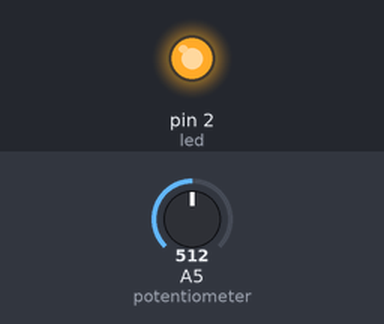
A sketch run on a simulated Arduino Uno, built with avr-gcc and run on an emulated ATmega328P. Shown: output pins drawn as LEDs (lit = HIGH). Inputs (shaded band) come from the test bench; at power-on: A5 (potentiometer) = 512.

Above: at 1.2 s.
1.3 s: A5 (potentiometer) set to 505
At 2.0 s:
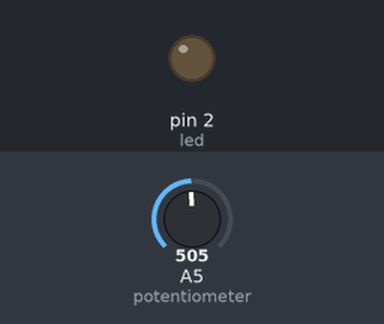
2.8 s: A5 (potentiometer) set to 522
At 3.5 s:
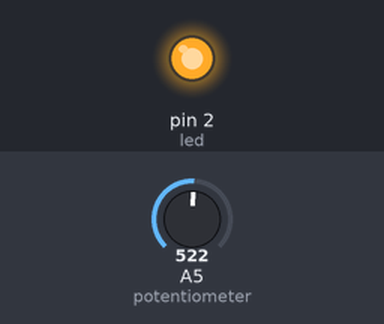
4.3 s: A5 (potentiometer) set to 511
At 5.4 s:
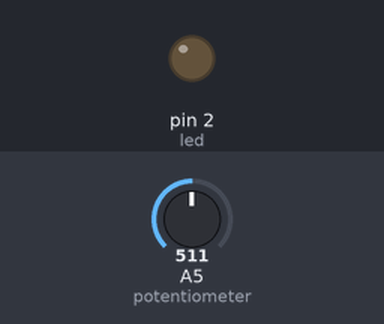
Timing chart, 0 to 7.3 s (numbered marks = the images above; inputs shaded):
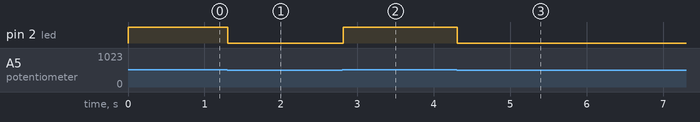

The sketch:

Arduino_Week2_Potentiometer.ino
```cpp
int potentiometer = 5;
int led = 2;

void setup() {
  pinMode(led, OUTPUT);
}

void loop() {
  int value = analogRead(potentiometer);

  if (value >= 512) {
    digitalWrite(led, HIGH);
  }
  else {
    digitalWrite(led, LOW);
  }

  delay(20);
}
```

Measured:
- the behaviour switches between 512 and 511 on A5 (potentiometer) (found by bisection; images 0 and 1)
- after the input at 1.3 s, pin 2 (led): HIGH → LOW at once
- after the input at 2.8 s, pin 2 (led): LOW → HIGH at once
- after the input at 4.3 s, pin 2 (led): HIGH → LOW at once
